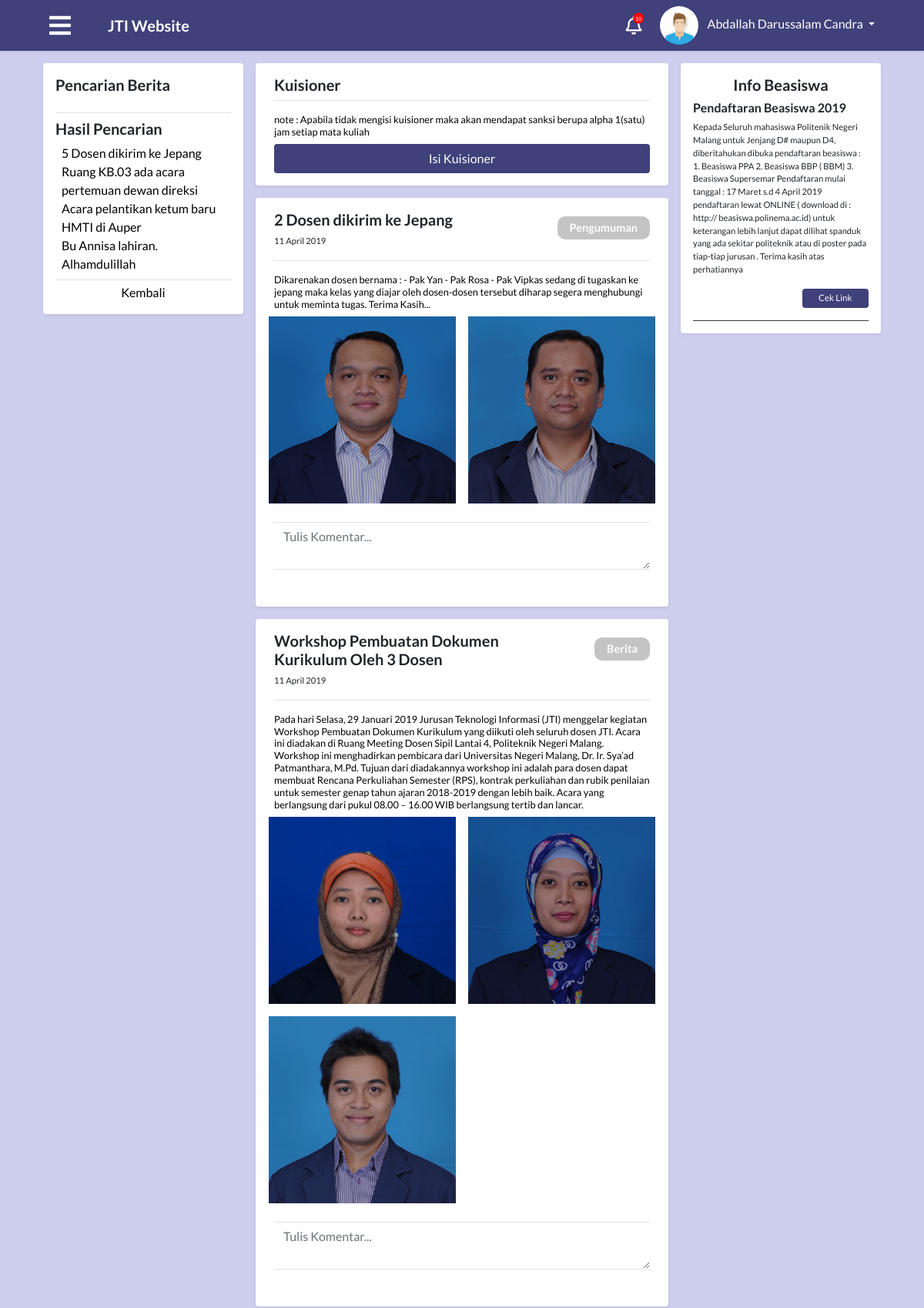
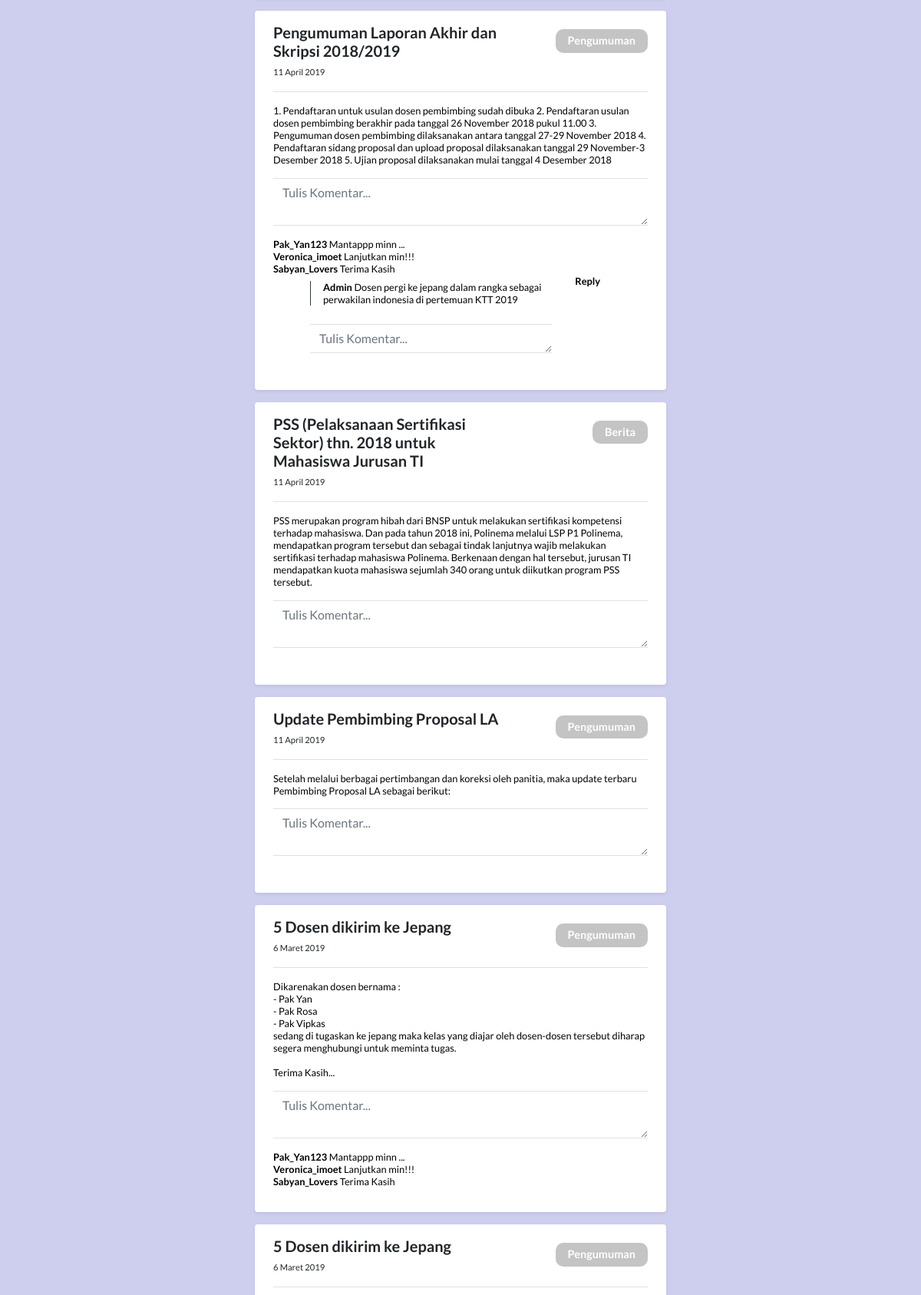
Page /module/index.php?module=home (signed in, upper part) on the committed database (2 pictures, top to bottom).
### tables this page shows
CREATE TABLE `tabel_mahasiswa` (
  `id_mahasiswa` int(30) NOT NULL,
  `id_prodi` int(30) NOT NULL,
  `id_kelas` int(30) NOT NULL,
  `id_semester` int(11) NOT NULL,
  `nim` varchar(50) NOT NULL,
  `nama` varchar(100) NOT NULL,
  `alamat` varchar(250) DEFAULT NULL,
  `jenis_kelamin` enum('laki-laki','perempuan') NOT NULL,
  `tempat_lahir` varchar(50) DEFAULT NULL,
  `tanggal_lahir` date DEFAULT NULL,
  `foto` text,
  `waktu_edit` datetime DEFAULT NULL,
  `id_user` int(11) NOT NULL,
  `waktu_tambah` timestamp NOT NULL DEFAULT CURRENT_TIMESTAMP
);

CREATE TABLE `tabel_info` (
  `id_info` int(30) NOT NULL,
  `judul` varchar(250) NOT NULL,
  `isi` text NOT NULL,
  `tipe` enum('pengumuman','berita') NOT NULL,
  `waktu_publish` datetime NOT NULL,
  `waktu_perubahan` datetime NOT NULL
);

CREATE TABLE `tabel_attachment` (
  `id_attachment` int(30) NOT NULL,
  `tipe` enum('gambar','file') NOT NULL,
  `file` text NOT NULL,
  `id_info` int(11) DEFAULT NULL
);

CREATE TABLE `tabel_komentar` (
  `id_komentar` int(30) NOT NULL,
  `id_info` int(11) NOT NULL,
  `id_user` int(11) NOT NULL,
  `isi` text NOT NULL,
  `waktu` datetime NOT NULL
);

CREATE TABLE `tabel_info_beasiswa` (
  `id_beasiswa` int(30) NOT NULL,
  `judul` varchar(250) NOT NULL,
  `isi` text NOT NULL,
  `link` text,
  `waktu_publish` datetime NOT NULL,
  `waktu_berakhir` date NOT NULL
);

### process/proses_homeMahasiswa.php (called while the page is built, shortened)
<?php
function info($con)
{
  $info = "select * from tabel_info";
  $resultInfo = mysqli_query($con, $info);
  return $resultInfo;
}
function infoBeasiswa($con)
{
  $infoBerita = "SELECT * FROM tabel_info_beasiswa";
  $resultInfoBeasiswa = mysqli_query($con, $infoBerita);
  return $resultInfoBeasiswa;
}
function attachment($con, $id_info)
{
  $attachment =
    "SELECT
      a.*
    FROM
      tabel_attachment a,
      tabel_info b
    WHERE
      a.id_info = b.id_info
    AND
      a.id_info = '$id_info'
    ";
  $resultAttachment = mysqli_query($con, $attachment);
  return $resultAttachment;
}
function tampilTanggal($tanggal)
{
  return date('d F Y', strtotime($tanggal));
}
function komentar($con, $id_info)
{
  $komentar = "select a.*, b.*, c.* from tabel_komentar a, tabel_info b, tabel_user c where a.id_info=b.id_info and a.id_user=c.id_user and a.id_info='$id_info'";
  $resultKomentar = mysqli_query($con, $komentar);
  return $resultKomentar;
}
function cekStatusAktif($con){
  $status="select distinct(status_aktif) as status_aktif from tabel_kuisioner";
  $resultStatus = mysqli_query($con, $status);
  $rowStatus=mysqli_fetch_assoc($resultStatus);
  if($rowStatus["status_aktif"]=='ya'){
    return true;
  }
  else if($rowStatus["status_aktif"]=='tidak'){
    return false;
  }
}

### module/mahasiswa/home.php (the view, shortened to what this page needs)
<?php
include "../config/connection.php";
include "../process/proses_homeMahasiswa.php";
?>
<main role="main" class="container-fluid" id="home">
  <div class="row">
    <div class="col-md-3 p-0 ">
      <div class="sticky-sidebar sticky-top">
        <div class="m-2 p-3 bg-white rounded shadow-sm">
          <h5><strong>Pencarian Berita</strong></h5>
          <div id="datepicker" class="pb-3 border-bottom border-gray">
          </div>
          <div class="search-know mt-2 pb-2 border-bottom border-gray">
            <h5><strong>Hasil Pencarian</strong></h5>
            <div class="temu-berita ml-2">
              <a href="" class="">5 Dosen dikirim ke Jepang</a><br>
              <a href="" class="">Ruang KB.03 ada acara pertemuan dewan direksi</a><br>
              <a href="" class="">Acara pelantikan ketum baru HMTI di Auper</a><br>
              <a href="" class="">Bu Annisa lahiran. Alhamdulillah</a><br>
            </div>
          </div>
          <div class="search-back text-center mt-1">
            <a href="">Kembali</a>
          </div>
        </div>
      </div>
    </div>
    <div class="col-md-6 p-0 pb-3">
      <?php
      if(cekStatusAktif($con)==true){
        ?>
        <div class="m-2 p-3 mb-3 bg-white rounded shadow-sm px-4">
        <h5 class="border-bottom border-gray pb-2 mb-3"><strong>Kuisioner</strong></h5>
        <div class="isi-mhs small lh-125 mb-2">
          note : Apabila tidak mengisi kuisioner maka akan mendapat sanksi berupa alpha 1(satu) jam setiap mata kuliah
        </div>
        <button type="button" class="check-modal btn" data-toggle="modal" data-target="#modelId">Isi Kuisioner</button>
      </div>
      <?php
      }
      $resultInfo = info($con);
      if (mysqli_num_rows($resultInfo) > 0) {
        while ($row = mysqli_fetch_assoc($resultInfo)) {
          ?>
          <div class="m-2 p-3 mb-3 bg-white rounded shadow-sm px-4">
            <div class="border-bottom border-gray">
              <div class="row">
                <div class="col-sm-8">
                  <div class="judul">
                    <h5><strong><?php echo $row["judul"]; ?></strong></h5>
                    <p><?php echo tampilTanggal($row["waktu_publish"]); ?></p>
                  </div>
                </div>
                <div class="col-sm-4 mt-2 text-right">
                  <span class="kategori-label badge badge-secondary px-3 py-2"><?php echo ucfirst($row["tipe"]); ?></span>
                </div>
              </div>
            </div>
            <div class="media text-muted pt-3">
              <div class="media-body pb-3 mb-0 small lh-125 border-bottom border-gray">
                <div class="isi-mhs">
                  <?php echo $row["isi"]; ?>
                </div>
                <div class="photos">
                  <div class="row">
                    <?php
                    $resultAttachment = attachment($con, $row["id_info"]);
                    if (mysqli_num_rows($resultAttachment) > 0) {
                      while ($row = mysqli_fetch_assoc($resultAttachment)) {
                        ?>
                        <div class="col-md-6 p-2">
                          <div class="image">
                            <a href="../attachment/img/<?php echo $row['file']; ?>" data-toggle="lightbox" data-gallery="mixedgallery<?php echo $row['id_info']; ?>">
                              <img class="img img-fluid img-responsive full-width cursor" src="../attachment/img/<?php echo $row['file']; ?>" alt="<?php echo $row['file']; ?>">
                            </a>
                          </div>
                        </div>
                      <?php
                    }
                  }
                  ?>
                  </div>
                </div>
              </div>
            </div>
            <div class="form-group border-bottom border-gray">
              <textarea class="form-control border-0" name="" id="" rows="auto" placeholder="Tulis Komentar..."></textarea>
            </div>
            <div class="media-body pb-3 mb-0 small lh-125">
              <div class="isi-mhs">
                <?php
                $resultKomentar = komentar($con, $row["id_info"]);
                if (mysqli_num_rows($resultKomentar) > 0) {
                  while ($row = mysqli_fetch_assoc($resultKomentar)) {
                    ?>
                    <strong>Pak_Yan123</strong> <span class="komen">Mantappp minn ...</span> <br>
                    <strong>Veronica_imoet</strong> <span class="komen">Lanjutkan min!!!</span> <br>
                    <strong>Sabyan_Lovers</strong> <span class="komen">Terima Kasih</span> <br>
                    <div class="row komens">
                      <div class="col-sm-8 ml-5 ">
                        <div class="balas-komen pl-3 my-2 border-left border-dark">
                          <?php
                          if (mysqli_num_rows($resultKomentar) > 0) {
                            while ($row = mysqli_fetch_assoc($resultKomentar)) {
                              ?>
                              <strong>Admin</strong>
                              <span class="komen">Dosen pergi ke jepang dalam rangka sebagai perwakilan
                                indonesia di pertemuan KTT 2019</span> <br>
                            <?php
                          }
                        }
                        ?>
                        </div><br>
                        <div class="form-group border-bottom border-top border-gray">
                          <textarea class="form-control border-0" name="" id="" rows="1" placeholder="Tulis Komentar..."></textarea>
                        </div>
                      </div>
                      <div class="col-sm-2">
                        <strong>Reply</strong>
                      </div>
                    </div>
                  <?php
                }
              }
              ?>
              </div>
            </div>
          </div>
        <?php
      }
    }
    ?>
      <div class="m-2 p-3 mb-3 bg-white rounded shadow-sm px-4">
        <div class="border-bottom border-gray">
          <div class="row">
            <div class="col-sm-8">
              <div class="judul">
                <h5><strong>5 Dosen dikirim ke Jepang</strong></h5>
                <p>6 Maret 2019</p>
              </div>
            </div>
            <div class="col-sm-4 mt-2 text-right">
              <span class="kategori-label badge badge-secondary px-3 py-2">Pengumuman</span>
            </div>
          </div>
        </div>
        <div class="media text-muted pt-3">
          <div class="media-body pb-3 mb-0 small lh-125 border-bottom border-gray">
            <div class="isi-mhs">
              Dikarenakan dosen bernama : <br>
              - Pak Yan <br>
              - Pak Rosa <br>
              - Pak Vipkas <br>
              sedang di tugaskan ke jepang maka kelas yang diajar oleh dosen-dosen tersebut diharap segera menghubungi
              untuk meminta tugas. <br><br>
              Terima Kasih...
            </div>
          </div>
        </div>
        <div class="form-group border-bottom border-gray">
          <textarea class="form-control border-0" name="" id="" rows="auto" placeholder="Tulis Komentar..."></textarea>
        </div>
        <div class="media-body pb-3 mb-0 small lh-125">
          <div class="isi-mhs">
            <strong>Pak_Yan123</strong> <span class="komen">Mantappp minn ...</span> <br>
            <strong>Veronica_imoet</strong> <span class="komen">Lanjutkan min!!!</span> <br>
            <strong>Sabyan_Lovers</strong> <span class="komen">Terima Kasih</span> <br>
          </div>
        </div>
      </div>
      <div class="m-2 p-3 mb-3 bg-white rounded shadow-sm px-4">
        <div class="border-bottom border-gray">
          <div class="row">
            <div class="col-sm-8">
              <div class="judul">
                <h5><strong>5 Dosen dikirim ke Jepang</strong></h5>
                <p>6 Maret 2019</p>
              </div>
            </div>
            <div class="col-sm-4 mt-2 text-right">
              <span class="kategori-label badge badge-secondary px-3 py-2">Pengumuman</span>
            </div>
          </div>
        </div>
        <div class="media text-muted pt-3">
        </div>
      </div>
    </div>
    <?php
      $resultInfoBeasiswa = infoBeasiswa($con);
      if (mysqli_num_rows($resultInfoBeasiswa) > 0) {
        while ($row = mysqli_fetch_assoc($resultInfoBeasiswa)) {
          ?>
    <div class="col-md-3 p-0">
      <div class="sticky-sidebar sticky-top">
        <div class="m-2 p-3 bg-white rounded shadow-sm">
          <div class="beasiswa pb-3 mb-0 border-bottom border-dark">
            <h5 class="text-center"><strong>Info Beasiswa</strong></h5>
            <h6><strong><?php echo $row["judul"]; ?></strong></h6>
            <p class="isi-beasiswa">
              <?php echo $row["isi"]; ?>
            </p>
            <small class="d-block text-right mt-3 ">
              <button class="check btn"><a href="<?=$row['link']; ?>" target="_blank">Cek Link</a></button>
            </small>
          </div>
        </div>
        <?php
          }
        }
        ?>
      </div>
    </div>
  </div>
</main>

### module/index.php (shortened to what this page needs)
<?php
include "../process/proses_modalPengaturan.php";
$level = $_SESSION['level'];
$idUser = $_SESSION['id'];
?>
<?php
switch ($level) {
  case 'mahasiswa':
    $queryUser = "SELECT a.*, b.* FROM tabel_user a, tabel_mahasiswa b WHERE a.id_user=$idUser and a.id_user=b.id_user";
    $resultUser = mysqli_query($con, $queryUser);
    $rowUser = mysqli_fetch_assoc($resultUser);
    $namaUser = $rowUser["nama"];
    break;
}
?>
<!DOCTYPE html>
<html>
<head>
  <?php
  include "../config/styles.php";
  ?>
</head>
<body>
    <nav class="app-navbar navbar navbar-expand-md navbar-dark bg-blue shadow-sm sticky-top mb-2">
      <?php
      if ($level == "admin") {
        ?>
        <a class="ml-5 mr-5" id="navigation-admin-btn"> <i class="fas fa-bars text-white burger-icon"></i></a>
      <?php
    } else {
      ?>
        <a class="ml-5 mr-5" id="navigation-btn"> <i class="fas fa-bars text-white burger-icon"></i></a>
      <?php
    }
    ?>
      <a class="navbar-brand " href="index.php?module=home"><b>JTI Website</b></a>
      <div class="collapse navbar-collapse" id="navbarCollapse">
        <i class="notification-icon text-white far fa-bell" onclick="location.href='index.php?module=notifikasi';">
          <span class="fas fa-circle notification-bubble"></span>
          <span class="notification-bubble-num">10</span>
        </i>
        <div class="dropdown mr-5">
          <img class="dropdown-toggle nav-profile-photo ml-4 " src="../attachment/img/<?php echo ($rowUser['foto'] == null)? 'avatar.jpeg' : $rowUser['foto'] ; ?>" data-toggle="dropdown" aria-haspopup="true" aria-expanded="false" style="width:50px;height:50px;border-radius:50%;">
          <a href="#" class="dropdown-toggle ml-2 profile-link" id="dropdownMenuButton" data-toggle="dropdown" aria-haspopup="true" aria-expanded="false"><?php echo ($namaUser); ?>&nbsp;<b class="caret"></b></a>
        </div>
      </div>
    </nav>
    <div class="container-fluid px-5">
      <?php
      $module = $_GET["module"];
      if ($level == "mahasiswa") {
        switch ($module) {
          case "home":
            include "mahasiswa/home.php";
            break;
        }
      } else if ($level == "dosen") {
        switch ($module) {
          case "home":
            include "dosen/home.php";
            break;
          case "kompenAbsen":
            include "dosen/dosenKompen.php";
            break;
          case "notifikasi":
            include "notifikasi.php";
            break;
          default:
            include "404.php";
        }
      } else if ($level == "admin") {
        switch ($module) {
          case "home":
            include "admin/home.php";
            break;
          case "ruang":
            include "admin/ruang/ruangan.php";
            break;
          case "khs":
            include "admin/khs/khs.php";
            break;
          case "khsLihat":
            include "admin/khs/khsLihat.php";
            break;
          case "dataDosen":
            include "admin/dosen/dataDosen.php";
            break;
          case "dataMahasiswa":
            include "admin/mahasiswa/dataMahasiswa.php";
            break;
          case "mataKuliah":
            include "admin/matakuliah/mataKuliah.php";
            break;
          case "krs":
            include "admin/krs/krsAdmin.php";
            break;
          case "krsPerKelas":
            include "admin/krs/krsPerKelas.php";
            break;
          case "dataJadwalKuliah":
            include "admin/jadwal/dataJadwalKuliah.php";
            break;
          case "beasiswa":
            include "admin/mahasiswa/beasiswa.php";
            break;
          case "eComplain":
            include "admin/eComplain/eComplain.php";
            break;
          case "beritaPengumuman":
            include "admin/berita/beritaPengumuman.php";
            break;
          case "kuisioner":
            include "admin/kuisioner/kuisioner.php";
            break;
          case "kriteriaKuisioner":
            include "admin/kuisioner/kriteriaKuisioner.php";
            break;
          case "absenKompen":
            include "admin/absen & kompen/absenKompen.php";
            break;
          case "kelas":
            include "admin/kelas/kelas.php";
            break;
          case "notifikasi":
            include "notifikasi.php";
            break;
          default:
            include "404.php";
        }
      }
        ?>
    </div>
</body>
</html>

### rows in the picture
tabel_mahasiswa: nama "Abdallah Darussalam Candra"
tabel_info: judul "2 Dosen dikirim ke Jepang", waktu_publish "11 April 2019", tipe "Pengumuman", isi "Dikarenakan dosen bernama : - Pak Yan - Pak Rosa - Pak Vipkas sedang di tugaskan ke jepang maka kelas yang diajar oleh dosen-dosen tersebut diharap segera menghubungi untuk meminta tugas. Terima Kasih..."
tabel_attachment: file (picture)
tabel_attachment: file (picture)
tabel_info: judul "Workshop Pembuatan Dokumen Kurikulum Oleh 3 Dosen", waktu_publish "11 April 2019", tipe "Berita", isi "Pada hari Selasa, 29 Januari 2019 Jurusan Teknologi Informasi (JTI) menggelar kegiatan Workshop Pembuatan Dokumen Kurikulum yang diikuti oleh seluruh dosen JTI. Acara ini diadakan di Ruang Meeting Dosen Sipil Lantai 4, Politeknik Negeri Malang. Workshop ini menghadirkan pembicara dari Universitas Negeri Malang, Dr. Ir. Sya’ad Patmanthara, M.Pd. Tujuan dari diadakannya workshop ini adalah para dosen dapat membuat Rencana Perkuliahan Semester (RPS), kontrak perkuliahan dan rubik penilaian untuk semester genap tahun ajaran 2018-2019 dengan lebih baik. Acara yang berlangsung dari pukul 08.00 – 16.00 WIB berlangsung tertib dan lancar."
tabel_attachment: file (picture)
tabel_attachment: file (picture)
tabel_attachment: file (picture)
tabel_info: judul "Pengumuman Laporan Akhir dan Skripsi 2018/2019", waktu_publish "11 April 2019", tipe "Pengumuman", isi "1. Pendaftaran untuk usulan dosen pembimbing sudah dibuka 2. Pendaftaran usulan dosen pembimbing berakhir pada tanggal 26 November 2018 pukul 11.00 3. Pengumuman dosen pembimbing dilaksanakan antara tanggal 27-29 November 2018 4. Pendaftaran sidang proposal dan upload proposal dilaksanakan tanggal 29 November-3 Desember 2018 5. Ujian proposal dilaksanakan mulai tanggal 4 Desember 2018"
tabel_info: judul "PSS (Pelaksanaan Sertifikasi Sektor) thn. 2018 untuk Mahasiswa Jurusan TI", waktu_publish "11 April 2019", tipe "Berita", isi "PSS merupakan program hibah dari BNSP untuk melakukan sertifikasi kompetensi terhadap mahasiswa. Dan pada tahun 2018 ini, Polinema melalui LSP P1 Polinema, mendapatkan program tersebut dan sebagai tindak lanjutnya wajib melakukan sertifikasi terhadap mahasiswa Polinema. Berkenaan dengan hal tersebut, jurusan TI mendapatkan kuota mahasiswa sejumlah 340 orang untuk diikutkan program PSS tersebut."
tabel_info: judul "Update Pembimbing Proposal LA", waktu_publish "11 April 2019", tipe "Pengumuman", isi "Setelah melalui berbagai pertimbangan dan koreksi oleh panitia, maka update terbaru Pembimbing Proposal LA sebagai berikut:"
tabel_info_beasiswa: judul "Pendaftaran Beasiswa 2019", isi "Kepada Seluruh mahasiswa Politenik Negeri Malang untuk Jenjang D# maupun D4, diberitahukan dibuka pendaftaran beasiswa : 1. Beasiswa PPA 2. Beasiswa BBP ( BBM) 3. Beasiswa Supersemar Pendaftaran mulai tanggal : 17 Maret s.d 4 April 2019 pendaftaran lewat ONLINE ( download di : http:// beasiswa.polinema.ac.id) untuk keterangan lebih lanjut dapat dilihat spanduk yang ada sekitar politeknik atau di poster pada tiap-tiap jurusan . Terima kasih atas perhatiannya"
